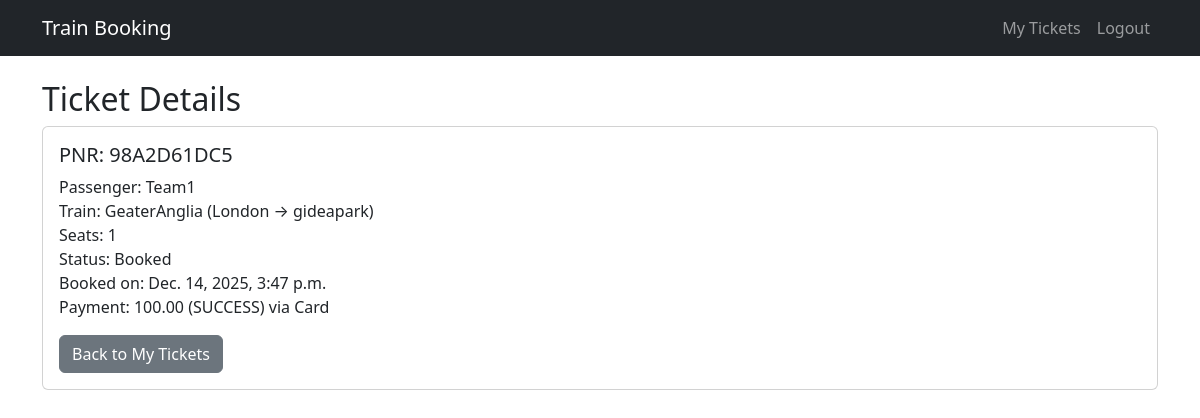
Screenshot of /ticket/98A2D61DC5/ (signed in) with the database file from the repository.
### booking/models.py (models this page shows, shortened)
class Ticket(models.Model):
    STATUS_CHOICES = [
        ('BOOKED', 'Booked'),
        ('CANCELLED', 'Cancelled'),
    ]
    user = models.ForeignKey(User, on_delete=models.CASCADE)
    train = models.ForeignKey(Train, on_delete=models.CASCADE)
    booked_on = models.DateTimeField(auto_now_add=True)
    seats = models.PositiveIntegerField()
    pnr = models.CharField(max_length=20, unique=True, blank=True)
    status = models.CharField(max_length=20, choices=STATUS_CHOICES, default='BOOKED')

class Train(models.Model):
    name = models.CharField(max_length=100)
    source = models.CharField(max_length=100)
    destination = models.CharField(max_length=100)
    departure_time = models.DateTimeField()
    arrival_time = models.DateTimeField(null=True, blank=True)
    seats_total = models.PositiveIntegerField(default=100)
    seats_available = models.PositiveIntegerField(default=100)

class Payment(models.Model):
    PAYMENT_STATUS = [
        ('PENDING', 'Pending'),
        ('SUCCESS', 'Success'),
        ('FAILED', 'Failed'),
    ]
    ticket = models.OneToOneField(Ticket, on_delete=models.CASCADE, related_name='payment')
    amount = models.DecimalField(max_digits=8, decimal_places=2)
    status = models.CharField(max_length=20, choices=PAYMENT_STATUS, default='PENDING')
    payment_method = models.CharField(max_length=50, default='Card')
    created_at = models.DateTimeField(auto_now_add=True)

### booking/views.py (the view)
# urls.py: path('ticket/<str:pnr>/', views.ticket_detail, name='ticket_detail'),
@login_required
def ticket_detail(request, pnr):
    ticket = get_object_or_404(Ticket, pnr=pnr, user=request.user)
    return render(request, 'booking/ticket_detail.html', {'ticket': ticket})

### templates/booking/ticket_detail.html
{% extends 'booking/base.html' %}
{% block content %}
<h2>Ticket Details</h2>
<div class="card">
  <div class="card-body">
    <h5 class="card-title">PNR: {{ ticket.pnr }}</h5>
    <p class="card-text">
      Passenger: {{ ticket.user.username }}<br>
      Train: {{ ticket.train.name }} ({{ ticket.train.source }} → {{ ticket.train.destination }})<br>
      Seats: {{ ticket.seats }}<br>
      Status: {{ ticket.get_status_display }}<br>
      Booked on: {{ ticket.booked_on }}<br>
      {% if ticket.payment %}
        Payment: {{ ticket.payment.amount }} ({{ ticket.payment.status }}) via {{ ticket.payment.payment_method }}
      {% endif %}
    </p>
    <a class="btn btn-secondary" href="{% url 'my_tickets' %}">Back to My Tickets</a>
  </div>
</div>
{% endblock %}

### rows the page displays
Ticket: pnr "98A2D61DC5", user.username "Team1", train.name "GeaterAnglia", train.source "London", train.destination "gideapark", seats "1", status "Booked", booked_on "Dec. 14, 2025, 3:47 p.m.", payment.amount "100.00", payment.status "SUCCESS", payment.payment_method "Card"
